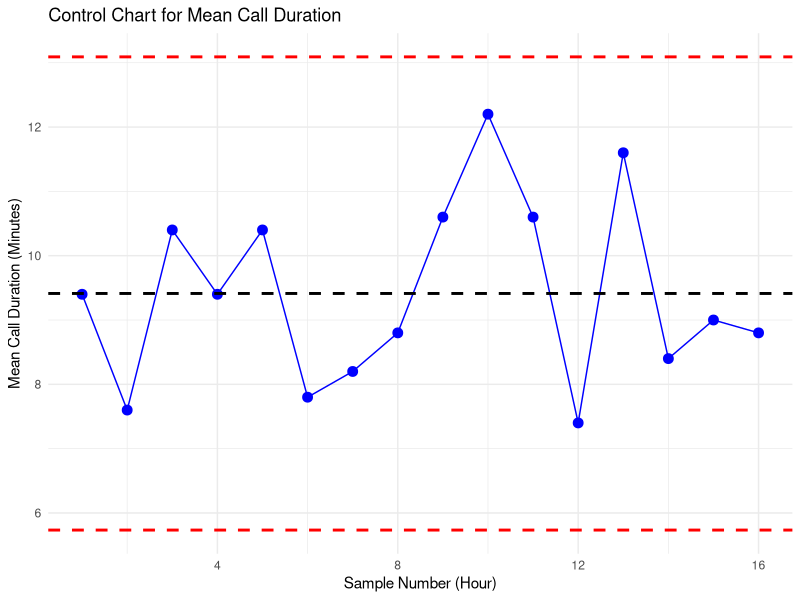

Source code (R):
#Page No.706
library(ggplot2)
library(dplyr)

call_data <- data.frame(
  Sample = 1:16,
  Time1 = c(8, 7, 11, 12, 11, 7, 10, 8, 8, 12, 7, 9, 10, 8, 10, 9),
  Time2 = c(9, 10, 12, 8, 10, 7, 7, 11, 11, 9, 7, 9, 12, 11, 13, 11),
  Time3 = c(15, 7, 10, 6, 6, 10, 4, 11, 8, 12, 9, 4, 12, 9, 9, 8),
  Time4 = c(4, 6, 9, 9, 14, 4, 10, 7, 14, 17, 17, 4, 12, 6, 4, 5),
  Time5 = c(11, 8, 10, 12, 11, 11, 10, 7, 12, 11, 13, 11, 12, 8, 9, 11)
)

call_data <- call_data %>%
  rowwise() %>%
  mutate(
    Mean = mean(c(Time1, Time2, Time3, Time4, Time5)),
    Range = max(c(Time1, Time2, Time3, Time4, Time5)) - min(c(Time1, Time2, Time3, Time4, Time5))
  )

x_bar <- mean(call_data$Mean)
R_bar <- mean(call_data$Range)

A2 <- 0.577  

UCL <- x_bar + A2 * R_bar
LCL <- x_bar - A2 * R_bar

cat("Overall Mean:", x_bar)
cat("Average Range:", R_bar)
cat("Upper Control Limit (UCL):", UCL)
cat("Lower Control Limit (LCL):", LCL)

ggplot(call_data, aes(x = Sample, y = Mean)) +
  geom_line(color = "blue") + 
  geom_point(color = "blue", size = 3) +
  geom_hline(yintercept = x_bar, linetype = "dashed", color = "black", size = 1) +
  geom_hline(yintercept = UCL, linetype = "dashed", color = "red", size = 1) +
  geom_hline(yintercept = LCL, linetype = "dashed", color = "red", size = 1) +
  labs(
    title = "Control Chart for Mean Call Duration",
    x = "Sample Number (Hour)",
    y = "Mean Call Duration (Minutes)"
  ) +
  theme_minimal()
